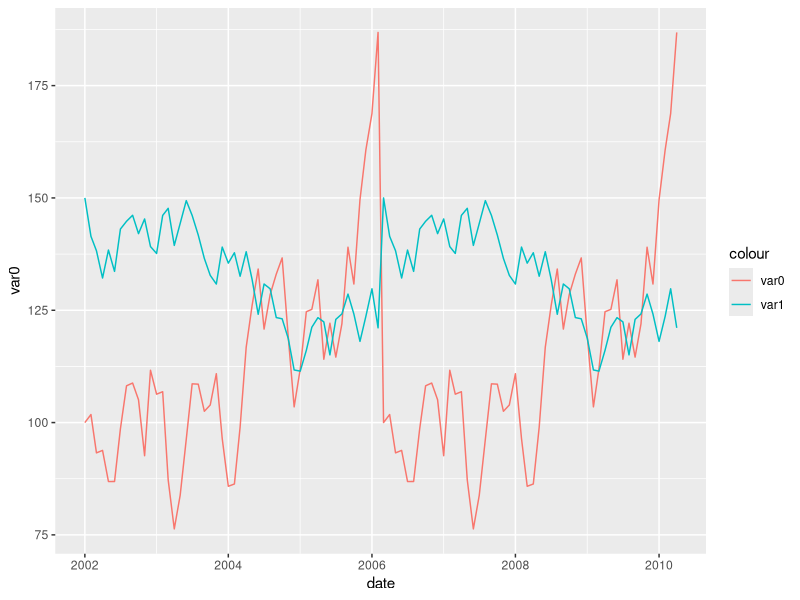
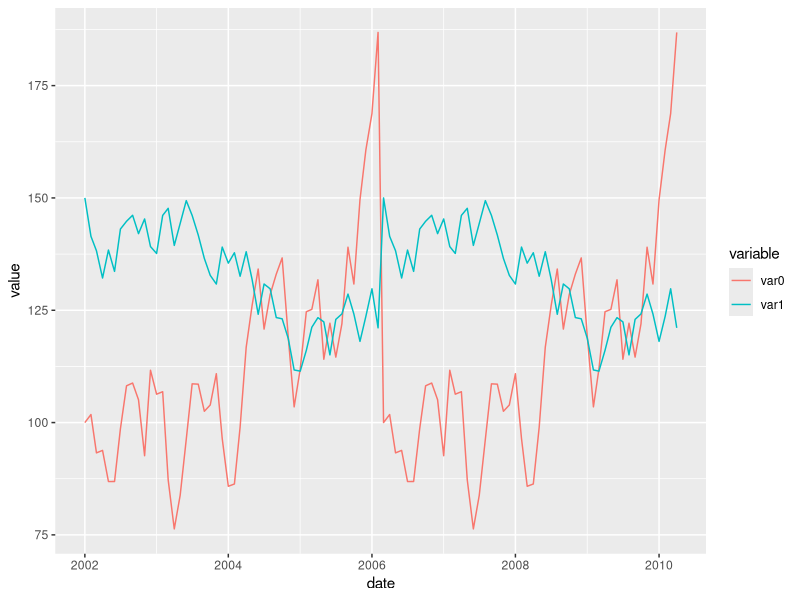
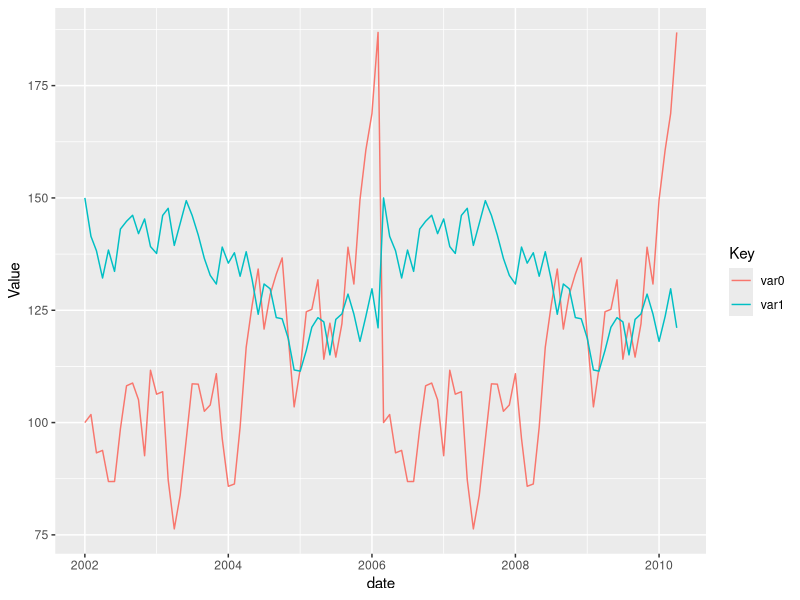

Write R code to recreate these figures, in order.
# Plot many lines in one plot

test_data <-
    data.frame(
        var0 = 100 + c(0, cumsum(runif(49, -20, 20))),
        var1 = 150 + c(0, cumsum(runif(49, -10, 10))),
        date = seq(as.Date("2002-01-01"), by="1 month", length.out=100)
    )

# ggplot2
library(ggplot2)

# manualy (for a few variables)
ggplot(test_data, aes(date)) + 
    geom_line(aes(y = var0, colour = "var0")) + 
    geom_line(aes(y = var1, colour = "var1"))

# general approach
# 1, melt
library(reshape2)
test_data_long <- melt(test_data, id="date")  # convert to long format
ggplot(data=test_data_long, aes(x=date, y=value, colour=variable)) +
    geom_line()
# 2, gather
library(tidyr)
test_data_gathered <- gather(test_data, 'Key', 'Value', -date)
ggplot(data=test_data_gathered, aes(x=date, y=Value, colour=Key)) +
    geom_line()
